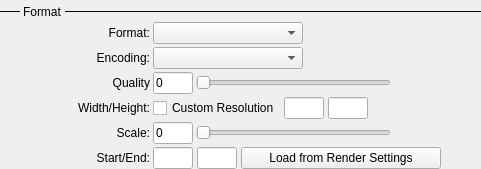
         <widget class="QWidget" name="formatWidget" native="true">
          <property name="sizePolicy">
           <sizepolicy hsizetype="Preferred" vsizetype="Maximum">
            <horstretch>0</horstretch>
            <verstretch>0</verstretch>
           </sizepolicy>
          </property>
          <property name="minimumSize">
           <size>
            <width>0</width>
            <height>25</height>
           </size>
          </property>
          <layout class="QVBoxLayout" name="verticalLayout_2">
           <property name="spacing">
            <number>3</number>
           </property>
           <property name="margin">
            <number>0</number>
           </property>
           <item>
            <layout class="QHBoxLayout" name="horizontalLayout_7">
             <property name="topMargin">
              <number>5</number>
             </property>
             <item>
              <widget class="Line" name="line_8">
               <property name="maximumSize">
                <size>
                 <width>20</width>
                 <height>16777215</height>
                </size>
               </property>
               <property name="frameShadow">
                <enum>QFrame::Plain</enum>
               </property>
               <property name="lineWidth">
                <number>0</number>
               </property>
               <property name="midLineWidth">
                <number>1</number>
               </property>
               <property name="orientation">
                <enum>Qt::Horizontal</enum>
               </property>
              </widget>
             </item>
             <item>
              <widget class="QLabel" name="label_10">
               <property name="sizePolicy">
                <sizepolicy hsizetype="Maximum" vsizetype="Preferred">
                 <horstretch>0</horstretch>
                 <verstretch>0</verstretch>
                </sizepolicy>
               </property>
               <property name="text">
                <string>Format</string>
               </property>
              </widget>
             </item>
             <item>
              <widget class="Line" name="line_3">
               <property name="frameShadow">
                <enum>QFrame::Plain</enum>
               </property>
               <property name="lineWidth">
                <number>0</number>
               </property>
               <property name="midLineWidth">
                <number>1</number>
               </property>
               <property name="orientation">
                <enum>Qt::Horizontal</enum>
               </property>
              </widget>
             </item>
            </layout>
           </item>
           <item>
            <layout class="QFormLayout" name="formLayout_3">
             <property name="verticalSpacing">
              <number>3</number>
             </property>
             <item row="3" column="0">
              <widget class="QLabel" name="widthHeight_lbl">
               <property name="sizePolicy">
                <sizepolicy hsizetype="Fixed" vsizetype="Preferred">
                 <horstretch>0</horstretch>
                 <verstretch>0</verstretch>
                </sizepolicy>
               </property>
               <property name="minimumSize">
                <size>
                 <width>150</width>
                 <height>0</height>
                </size>
               </property>
               <property name="text">
                <string>Width/Height:</string>
               </property>
               <property name="alignment">
                <set>Qt::AlignRight|Qt::AlignTrailing|Qt::AlignVCenter</set>
               </property>
               <property name="buddy">
                <cstring>width_le</cstring>
               </property>
              </widget>
             </item>
             <item row="6" column="0">
              <widget class="QLabel" name="startEnd_lbl">
               <property name="sizePolicy">
                <sizepolicy hsizetype="Fixed" vsizetype="Preferred">
                 <horstretch>0</horstretch>
                 <verstretch>0</verstretch>
                </sizepolicy>
               </property>
               <property name="minimumSize">
                <size>
                 <width>150</width>
                 <height>0</height>
                </size>
               </property>
               <property name="text">
                <string>Start/End:</string>
               </property>
               <property name="alignment">
                <set>Qt::AlignRight|Qt::AlignTrailing|Qt::AlignVCenter</set>
               </property>
               <property name="buddy">
                <cstring>start_le</cstring>
               </property>
              </widget>
             </item>
             <item row="6" column="1">
              <layout class="QHBoxLayout" name="startEnd_hlt">
               <property name="spacing">
                <number>4</number>
               </property>
               <item>
                <widget class="QLineEdit" name="start_le">
                 <property name="sizePolicy">
                  <sizepolicy hsizetype="Fixed" vsizetype="Fixed">
                   <horstretch>0</horstretch>
                   <verstretch>0</verstretch>
                  </sizepolicy>
                 </property>
                 <property name="maximumSize">
                  <size>
                   <width>40</width>
                   <height>16777215</height>
                  </size>
                 </property>
                </widget>
               </item>
               <item>
                <widget class="QLineEdit" name="end_le">
                 <property name="sizePolicy">
                  <sizepolicy hsizetype="Fixed" vsizetype="Fixed">
                   <horstretch>0</horstretch>
                   <verstretch>0</verstretch>
                  </sizepolicy>
                 </property>
                 <property name="maximumSize">
                  <size>
                   <width>40</width>
                   <height>16777215</height>
                  </size>
                 </property>
                </widget>
               </item>
               <item>
                <widget class="QPushButton" name="loadRenderFrameRange_btn">
                 <property name="minimumSize">
                  <size>
                   <width>200</width>
                   <height>20</height>
                  </size>
                 </property>
                 <property name="maximumSize">
                  <size>
                   <width>16777215</width>
                   <height>24</height>
                  </size>
                 </property>
                 <property name="text">
                  <string>Load from Render Settings</string>
                 </property>
                </widget>
               </item>
               <item>
                <spacer name="startEnd_hspc">
                 <property name="orientation">
                  <enum>Qt::Horizontal</enum>
                 </property>
                 <property name="sizeHint" stdset="0">
                  <size>
                   <width>40</width>
                   <height>20</height>
                  </size>
                 </property>
                </spacer>
               </item>
              </layout>
             </item>
             <item row="5" column="0">
              <widget class="QLabel" name="label_2">
               <property name="minimumSize">
                <size>
                 <width>150</width>
                 <height>0</height>
                </size>
               </property>
               <property name="text">
                <string>Scale:</string>
               </property>
               <property name="alignment">
                <set>Qt::AlignRight|Qt::AlignTrailing|Qt::AlignVCenter</set>
               </property>
              </widget>
             </item>
             <item row="5" column="1">
              <layout class="QHBoxLayout" name="horizontalLayout_11">
               <item>
                <widget class="QLineEdit" name="scale_le">
                 <property name="maximumSize">
                  <size>
                   <width>40</width>
                   <height>16777215</height>
                  </size>
                 </property>
                 <property name="text">
                  <string>0</string>
                 </property>
                </widget>
               </item>
               <item>
                <widget class="QSlider" name="scale_sld">
                 <property name="minimumSize">
                  <size>
                   <width>195</width>
                   <height>0</height>
                  </size>
                 </property>
                 <property name="orientation">
                  <enum>Qt::Horizontal</enum>
                 </property>
                </widget>
               </item>
               <item>
                <spacer name="horizontalSpacer_7">
                 <property name="orientation">
                  <enum>Qt::Horizontal</enum>
                 </property>
                 <property name="sizeHint" stdset="0">
                  <size>
                   <width>40</width>
                   <height>20</height>
                  </size>
                 </property>
                </spacer>
               </item>
              </layout>
             </item>
             <item row="0" column="0">
              <widget class="QLabel" name="label_3">
               <property name="minimumSize">
                <size>
                 <width>150</width>
                 <height>0</height>
                </size>
               </property>
               <property name="text">
                <string>Format:</string>
               </property>
               <property name="alignment">
                <set>Qt::AlignRight|Qt::AlignTrailing|Qt::AlignVCenter</set>
               </property>
              </widget>
             </item>
             <item row="1" column="0">
              <widget class="QLabel" name="label_4">
               <property name="minimumSize">
                <size>
                 <width>150</width>
                 <height>0</height>
                </size>
               </property>
               <property name="text">
                <string>Encoding:</string>
               </property>
               <property name="alignment">
                <set>Qt::AlignRight|Qt::AlignTrailing|Qt::AlignVCenter</set>
               </property>
              </widget>
             </item>
             <item row="2" column="0">
              <widget class="QLabel" name="label_6">
               <property name="minimumSize">
                <size>
                 <width>150</width>
                 <height>0</height>
                </size>
               </property>
               <property name="text">
                <string>Quality</string>
               </property>
               <property name="alignment">
                <set>Qt::AlignRight|Qt::AlignTrailing|Qt::AlignVCenter</set>
               </property>
              </widget>
             </item>
             <item row="0" column="1">
              <widget class="QComboBox" name="format_cmb">
               <property name="sizePolicy">
                <sizepolicy hsizetype="Minimum" vsizetype="Fixed">
                 <horstretch>0</horstretch>
                 <verstretch>0</verstretch>
                </sizepolicy>
               </property>
               <property name="minimumSize">
                <size>
                 <width>150</width>
                 <height>0</height>
                </size>
               </property>
               <property name="maximumSize">
                <size>
                 <width>150</width>
                 <height>16777215</height>
                </size>
               </property>
               <property name="layoutDirection">
                <enum>Qt::LeftToRight</enum>
               </property>
              </widget>
             </item>
             <item row="1" column="1">
              <widget class="QComboBox" name="encoding_cmb">
               <property name="sizePolicy">
                <sizepolicy hsizetype="Minimum" vsizetype="Fixed">
                 <horstretch>0</horstretch>
                 <verstretch>0</verstretch>
                </sizepolicy>
               </property>
               <property name="minimumSize">
                <size>
                 <width>150</width>
                 <height>0</height>
                </size>
               </property>
               <property name="maximumSize">
                <size>
                 <width>150</width>
                 <height>16777215</height>
                </size>
               </property>
              </widget>
             </item>
             <item row="2" column="1">
              <layout class="QHBoxLayout" name="horizontalLayout_12">
               <item>
                <widget class="QLineEdit" name="quality_le">
                 <property name="maximumSize">
                  <size>
                   <width>40</width>
                   <height>16777215</height>
                  </size>
                 </property>
                 <property name="text">
                  <string>0</string>
                 </property>
                </widget>
               </item>
               <item>
                <widget class="QSlider" name="quality_sld">
                 <property name="minimumSize">
                  <size>
                   <width>195</width>
                   <height>0</height>
                  </size>
                 </property>
                 <property name="orientation">
                  <enum>Qt::Horizontal</enum>
                 </property>
                </widget>
               </item>
               <item>
                <spacer name="horizontalSpacer_6">
                 <property name="orientation">
                  <enum>Qt::Horizontal</enum>
                 </property>
                 <property name="sizeHint" stdset="0">
                  <size>
                   <width>40</width>
                   <height>20</height>
                  </size>
                 </property>
                </spacer>
               </item>
              </layout>
             </item>
             <item row="3" column="1">
              <layout class="QHBoxLayout" name="widthHeight_hlt">
               <property name="spacing">
                <number>4</number>
               </property>
               <item>
                <widget class="QCheckBox" name="customresolution_chk">
                 <property name="text">
                  <string>Custom Resolution</string>
                 </property>
                </widget>
               </item>
               <item>
                <widget class="QLineEdit" name="width_le">
                 <property name="sizePolicy">
                  <sizepolicy hsizetype="Fixed" vsizetype="Fixed">
                   <horstretch>0</horstretch>
                   <verstretch>0</verstretch>
                  </sizepolicy>
                 </property>
                 <property name="maximumSize">
                  <size>
                   <width>40</width>
                   <height>16777215</height>
                  </size>
                 </property>
                 <property name="text">
                  <string/>
                 </property>
                </widget>
               </item>
               <item>
                <widget class="QLineEdit" name="height_le">
                 <property name="sizePolicy">
                  <sizepolicy hsizetype="Fixed" vsizetype="Fixed">
                   <horstretch>0</horstretch>
                   <verstretch>0</verstretch>
                  </sizepolicy>
                 </property>
                 <property name="maximumSize">
                  <size>
                   <width>40</width>
                   <height>16777215</height>
                  </size>
                 </property>
                 <property name="text">
                  <string/>
                 </property>
                </widget>
               </item>
               <item>
                <spacer name="widthHeight_hspc">
                 <property name="orientation">
                  <enum>Qt::Horizontal</enum>
                 </property>
                 <property name="sizeHint" stdset="0">
                  <size>
                   <width>40</width>
                   <height>20</height>
                  </size>
                 </property>
                </spacer>
               </item>
              </layout>
             </item>
            </layout>
           </item>
          </layout>
         </widget>
